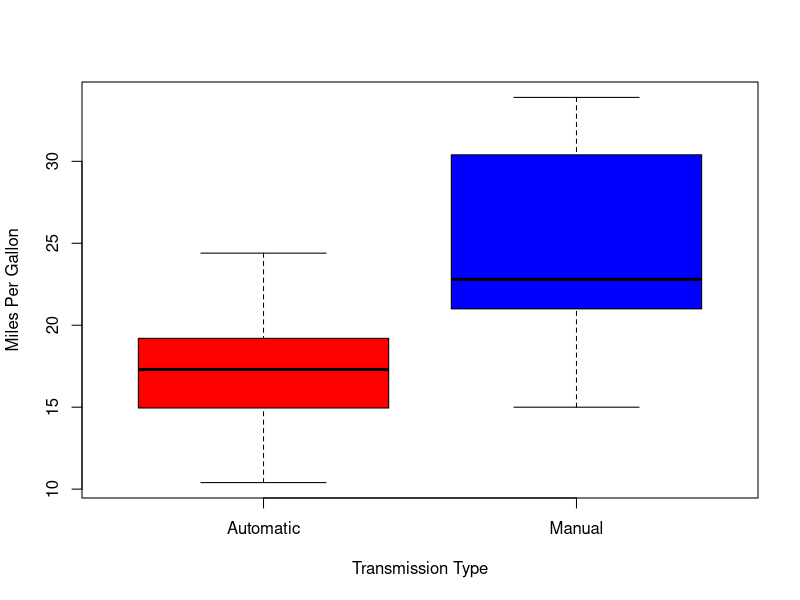
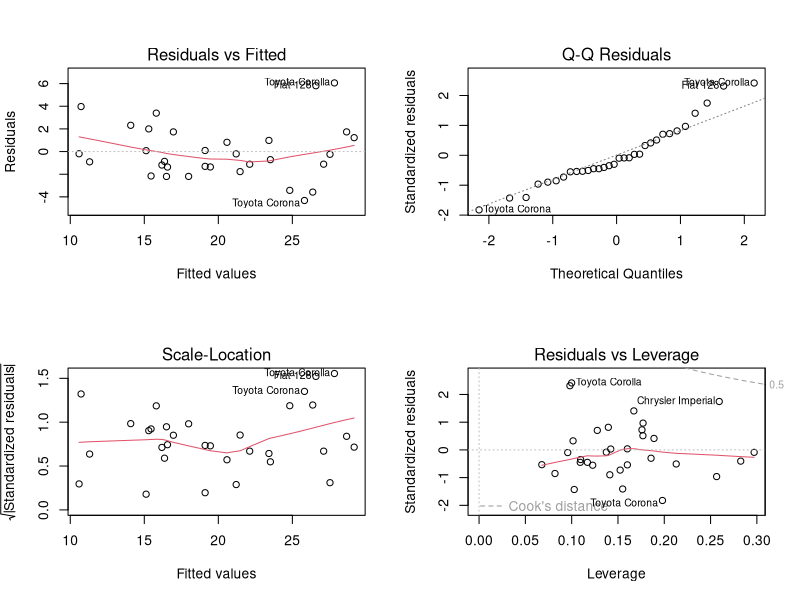

Generate these figures, in order, with R:
## ---- chunk 1
knitr::opts_chunk$set(echo = TRUE)
library(ggplot2)
data(mtcars)
mtcars$vs <- factor(mtcars$vs)
mtcars$am.label <- factor(mtcars$am, labels=c("Automatic","Manual")) # 0=automatic, 1=manual
mtcars$gear <- factor(mtcars$gear)
mtcars$carb <- factor(mtcars$carb)
head(mtcars)
boxplot(mpg ~ am.label, data = mtcars, col = (c("red","blue")), ylab = "Miles Per Gallon", xlab = "Transmission Type")
## ---- chunk 2
aggregate(mtcars$mpg,by=list(mtcars$am.label),FUN=mean)
## ---- chunk 3
T_simple <- lm(mpg ~ factor(am), data=mtcars)
summary(T_simple)
## ---- chunk 4
T_variance_analysis <- aov(mpg ~ ., data = mtcars)
summary(T_variance_analysis)
## ---- chunk 5
T_multivar <- lm(mpg ~ cyl + disp + wt + am, data = mtcars)
summary(T_multivar)
## ---- chunk 6
par(mfrow = c(2, 2))
plot(T_multivar)
